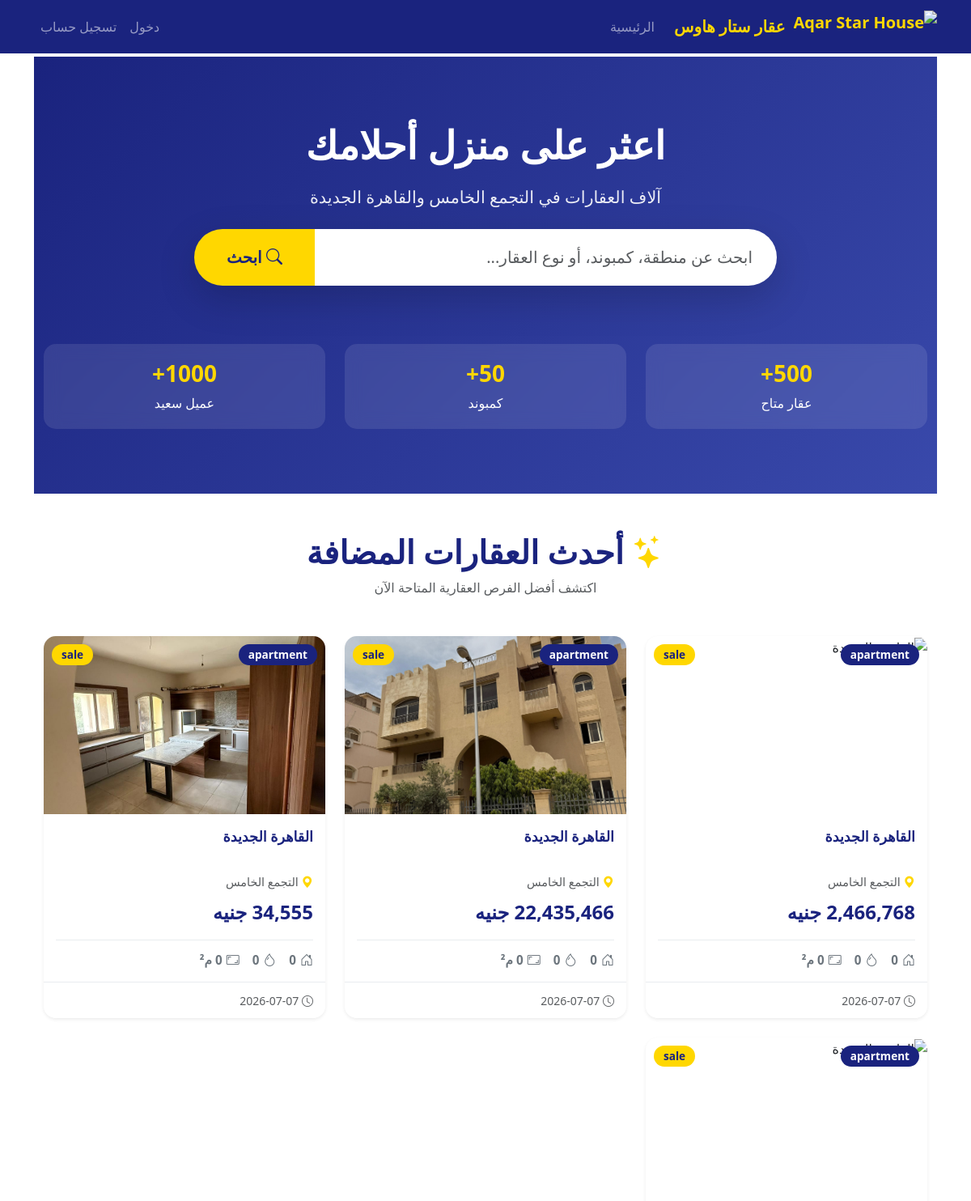
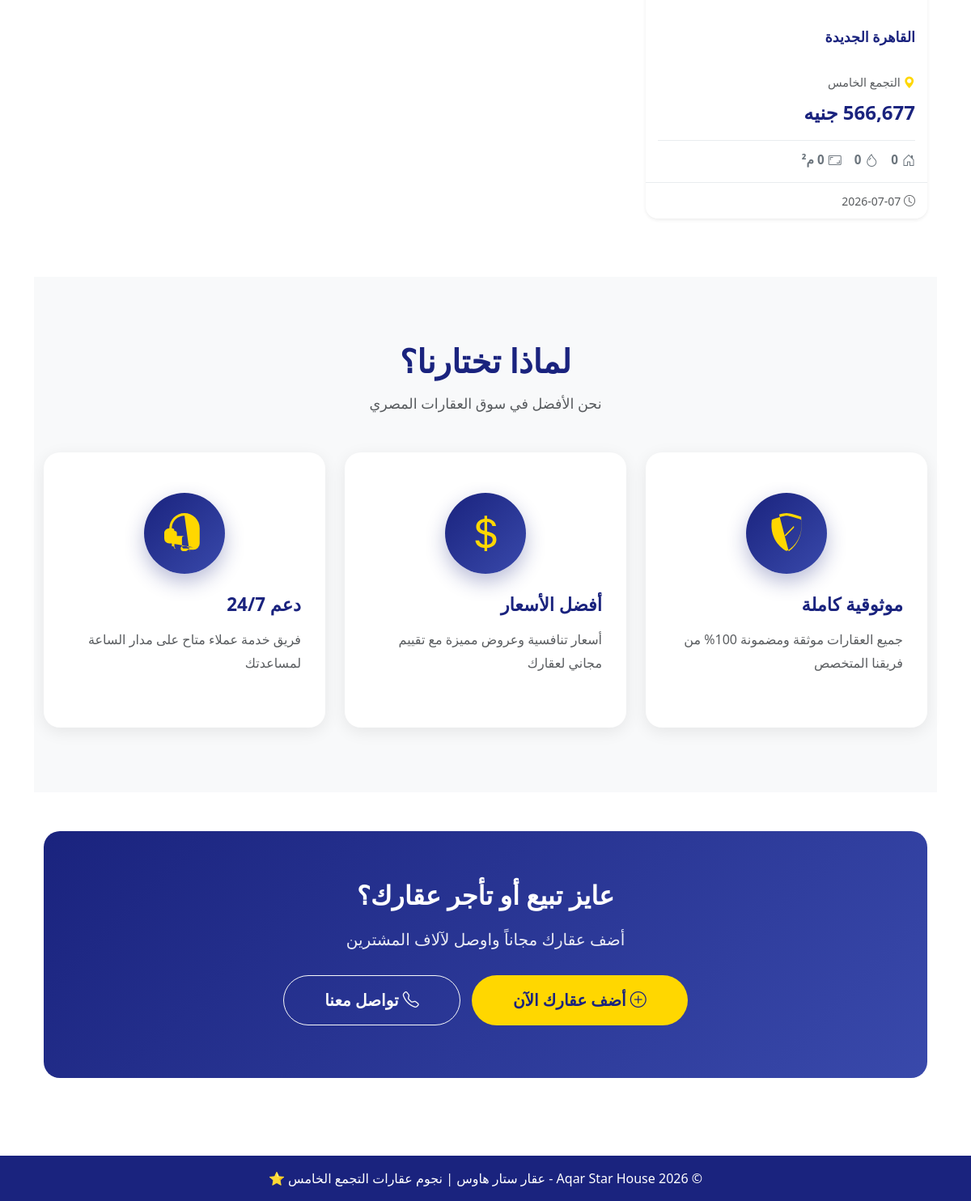
The page /home on the database its author committed (2 pictures, top to bottom).
### app/models.py (models this page shows, shortened)
class Property(db.Model):  # ← شيلت _tablename_
    id = db.Column(db.Integer, primary_key=True)
    title = db.Column(db.String(100), nullable=False)
    price = db.Column(db.Integer, nullable=False)
    description = db.Column(db.Text, nullable=False)
    location = db.Column(db.String(100), nullable=False)
    type = db.Column(db.String(20), nullable=False)
    property_type = db.Column(db.String(50), nullable=False)
    is_approved = db.Column(db.Boolean, default=False, nullable=False)
    user_id = db.Column(db.Integer, db.ForeignKey('user.id'), nullable=False)  # ← غيرت 'users.id' لـ 'user.id'
    date_posted = db.Column(db.DateTime, nullable=False, default=datetime.utcnow)
    images = db.relationship('PropertyImage', backref='property', lazy=True, cascade="all, delete-orphan")
    bedrooms = db.Column(db.Integer, default=0)
    bathrooms = db.Column(db.Integer, default=0)
    area = db.Column(db.Integer, default=0)
    finishing = db.Column(db.String(50)) # نص زي: سوبر لوكس، نص تشطيب
    phone = db.Column(db.String(20)) # رقم المعلن
    views = db.Column(db.Integer, default=0) # عدد المشاهدات
    negotiable = db.Column(db.Boolean, default=False)
    whatsapp = db.Column(db.String(20))

class PropertyImage(db.Model):  # ← شيلت _tablename_
    id = db.Column(db.Integer, primary_key=True)
    image_file = db.Column(db.String(100), nullable=False)
    property_id = db.Column(db.Integer, db.ForeignKey('property.id'), nullable=False)  # ← غيرت 'properties.id' لـ 'property.id'

### app/routes.py (the view)
@main.route('/')
@main.route('/home')
def home():
    form = SearchForm()
    page = request.args.get('page', 1, type=int)
    query = Property.query
    if request.args.get('city'):
        query = query.filter(Property.location.contains(request.args.get('city')))
    if request.args.get('type'):
        query = query.filter_by(type=request.args.get('type'))
    if request.args.get('property_type'):
        query = query.filter_by(property_type=request.args.get('property_type'))
    if request.args.get('min_price'):
        query = query.filter(Property.price >= request.args.get('min_price'))
    if request.args.get('max_price'):
        query = query.filter(Property.price <= request.args.get('max_price'))
    properties = query.filter_by(is_approved=True).paginate(page=page, per_page=9)
    return render_template('home.html', properties=properties, form=form)

### app/templates/home.html (shortened to what this page needs)
{% extends "base.html" %}
{% block content %}
<div class="hero-section" style="background: linear-gradient(135deg, #1a237e 0%, #3949ab 100%); color: white; padding: 80px 0; margin-top: -20px;">
    <div class="container text-center">
        <h1 style="font-size: 3rem; font-weight: 800; margin-bottom: 20px;">
            اعثر على منزل أحلامك
        </h1>
        <p class="lead mb-4" style="font-size: 1.3rem; opacity: 0.9;">
            آلاف العقارات في التجمع الخامس والقاهرة الجديدة
        </p>
        <div class="row justify-content-center">
            <div class="col-md-8">
                <form action="{{ url_for('main.home') }}" method="GET">
                    <div class="input-group input-group-lg shadow-lg" style="border-radius: 50px; overflow: hidden;">
                        <input type="text"
                               name="city"
                               class="form-control border-0"
                               placeholder="ابحث عن منطقة، كمبوند، أو نوع العقار..."
                               style="padding: 20px 30px;"
                               value="{{ request.args.get('city', '') }}">
                        <button class="btn"
                                type="submit"
                                style="background-color: #FFD700; color: #1a237e; font-weight: bold; padding: 0 40px; border: none;">
                            <i class="bi bi-search"></i> ابحث
                        </button>
                    </div>
                </form>
            </div>
        </div>
        <div class="row mt-5 g-4">
            <div class="col-md-4">
                <div style="background: rgba(255,255,255,0.1); padding: 20px; border-radius: 15px; backdrop-filter: blur(10px);">
                    <h3 style="font-weight: 800; color: #FFD700;">500+</h3>
                    <p class="mb-0">عقار متاح</p>
                </div>
            </div>
            <div class="col-md-4">
                <div style="background: rgba(255,255,255,0.1); padding: 20px; border-radius: 15px; backdrop-filter: blur(10px);">
                    <h3 style="font-weight: 800; color: #FFD700;">50+</h3>
                    <p class="mb-0">كمبوند</p>
                </div>
            </div>
            <div class="col-md-4">
                <div style="background: rgba(255,255,255,0.1); padding: 20px; border-radius: 15px; backdrop-filter: blur(10px);">
                    <h3 style="font-weight: 800; color: #FFD700;">1000+</h3>
                    <p class="mb-0">عميل سعيد</p>
                </div>
            </div>
        </div>
    </div>
</div>
<div class="container py-5">
    <div class="text-center mb-5">
        <h2 style="color: #1a237e; font-weight: 800; font-size: 2.5rem;">
            <i class="bi bi-stars" style="color: #FFD700;"></i>
            أحدث العقارات المضافة
        </h2>
        <p class="text-muted">اكتشف أفضل الفرص العقارية المتاحة الآن</p>
    </div>
    <div class="row">
        {% for property in properties.items %}
        <div class="col-md-4 mb-4">
            <a href="{{ url_for('main.property_detail', property_id=property.id) }}"
               class="text-decoration-none"
               style="color: inherit;">
                <div class="card h-100 shadow-sm"
                     style="border: none; border-radius: 15px; overflow: hidden; transition: all 0.3s; cursor: pointer;"
                     onmouseover="this.style.transform='translateY(-8px)'; this.style.boxShadow='0 12px 24px rgba(0,0,0,0.15)'"
                     onmouseout="this.style.transform='translateY(0)'; this.style.boxShadow='0 2px 8px rgba(0,0,0,0.1)'">
                    <div style="position: relative; height: 220px; overflow: hidden;">
                        {% if property.images %}
                        <img src="{{ url_for('static', filename='property_pics/' + property.images[0].image_file) }}"
                             class="card-img-top"
                             alt="{{ property.title }}"
                             style="height: 100%; width: 100%; object-fit: cover;">
                        {% else %}
                        <img src="{{ url_for('static', filename='img/default-property.jpg') }}"
                             class="card-img-top"
                             alt="{{ property.title }}"
                             style="height: 100%; width: 100%; object-fit: cover;">
                        {% endif %}
                        <div style="position: absolute; top: 10px; right: 10px;">
                            <span class="badge" style="background-color: #1a237e; font-size: 0.85rem; padding: 6px 12px; border-radius: 20px;">
                                {{ property.property_type }}
                            </span>
                        </div>
                        <div style="position: absolute; top: 10px; left: 10px;">
                            <span class="badge" style="background-color: #FFD700; color: #1a237e; font-size: 0.85rem; padding: 6px 12px; border-radius: 20px;">
                                {{ property.type }}
                            </span>
                        </div>
                    </div>
                    <div class="card-body" style="padding: 15px;">
                        <h5 class="card-title mb-2" style="color: #1a237e; font-weight: 700; font-size: 1.1rem; line-height: 1.4; height: 50px; overflow: hidden;">
                            {{ property.title }}
                        </h5>
                        <p class="text-muted mb-2" style="font-size: 0.9rem;">
                            <i class="bi bi-geo-alt-fill" style="color: #FFD700;"></i>
                            {{ property.location }}
                        </p>
                        <div class="mb-3">
                            <div style="color: #1a237e; font-size: 1.5rem; font-weight: 800;">
                                {{ "{:,.0f}".format(property.price) }} جنيه
                            </div>
                        </div>
                        <div class="d-flex gap-3" style="border-top: 1px solid #e9ecef; padding-top: 12px; color: #6c757d; font-size: 0.95rem;">
                            <div class="d-flex align-items-center">
                                <i class="bi bi-house-door" style="font-size: 1rem; margin-left: 5px;"></i>
                                <span style="font-weight: 600;">{{ property.bedrooms or 0 }}</span>
                            </div>
                            <div class="d-flex align-items-center">
                                <i class="bi bi-droplet" style="font-size: 1rem; margin-left: 5px;"></i>
                                <span style="font-weight: 600;">{{ property.bathrooms or 0 }}</span>
                            </div>
                            <div class="d-flex align-items-center">
                                <i class="bi bi-aspect-ratio" style="font-size: 1rem; margin-left: 5px;"></i>
                                <span style="font-weight: 600;">{{ property.area or 0 }} م²</span>
                            </div>
                        </div>
                    </div>
                    <div class="card-footer bg-white" style="border-top: 1px solid #e9ecef; padding: 10px 15px;">
                        <small class="text-muted">
                            <i class="bi bi-clock"></i>
                            {{ property.date_posted.strftime('%Y-%m-%d') }}
                        </small>
                    </div>
                </div>
            </a>
        </div>
        {% endfor %}
    </div>
</div>
<div style="background-color: #f8f9fa; padding: 80px 0;">
    <div class="container">
        <div class="text-center mb-5">
            <h2 style="color: #1a237e; font-weight: 800; font-size: 2.5rem; margin-bottom: 15px;">
                لماذا تختارنا؟
            </h2>
            <p class="text-muted" style="font-size: 1.1rem;">نحن الأفضل في سوق العقارات المصري</p>
        </div>
        <div class="row g-4">
            <div class="col-md-4">
                <a href="{{ url_for('main.about') }}" class="text-decoration-none">
                    <div class="feature-card" style="background: white; padding: 50px 30px; border-radius: 20px; box-shadow: 0 5px 20px rgba(0,0,0,0.08); transition: all 0.4s ease; cursor: pointer; height: 100%;"
                         onmouseover="this.style.transform='translateY(-15px)'; this.style.boxShadow='0 15px 40px rgba(26, 35, 126, 0.25)'; this.querySelector('svg').style.transform='scale(1.1) rotate(5deg)'"
                         onmouseout="this.style.transform='translateY(0)'; this.style.boxShadow='0 5px 20px rgba(0,0,0,0.08)'; this.querySelector('svg').style.transform='scale(1) rotate(0deg)'">
                        <div style="width: 100px; height: 100px; background: linear-gradient(135deg, #1a237e, #3949ab); border-radius: 50%; display: flex; align-items: center; justify-content: center; margin: 0 auto 25px; box-shadow: 0 10px 25px rgba(26, 35, 126, 0.3);">
                        </div>
                        <h4 style="color: #1a237e; font-weight: 800; margin-bottom: 15px; font-size: 1.4rem;">موثوقية كاملة</h4>
                        <p class="text-muted" style="font-size: 1rem; line-height: 1.8;">جميع العقارات موثقة ومضمونة 100% من فريقنا المتخصص</p>
                    </div>
                </a>
            </div>
            <div class="col-md-4">
                <a href="{{ url_for('main.prices') }}" class="text-decoration-none">
                    <div class="feature-card" style="background: white; padding: 50px 30px; border-radius: 20px; box-shadow: 0 5px 20px rgba(0,0,0,0.08); transition: all 0.4s ease; cursor: pointer; height: 100%;"
                         onmouseover="this.style.transform='translateY(-15px)'; this.style.boxShadow='0 15px 40px rgba(26, 35, 126, 0.25)'; this.querySelector('svg').style.transform='scale(1.1) rotate(5deg)'"
                         onmouseout="this.style.transform='translateY(0)'; this.style.boxShadow='0 5px 20px rgba(0,0,0,0.08)'; this.querySelector('svg').style.transform='scale(1) rotate(0deg)'">
                        <div style="width: 100px; height: 100px; background: linear-gradient(135deg, #1a237e, #3949ab); border-radius: 50%; display: flex; align-items: center; justify-content: center; margin: 0 auto 25px; box-shadow: 0 10px 25px rgba(26, 35, 126, 0.3);">
                        </div>
                        <h4 style="color: #1a237e; font-weight: 800; margin-bottom: 15px; font-size: 1.4rem;">أفضل الأسعار</h4>
                        <p class="text-muted" style="font-size: 1rem; line-height: 1.8;">أسعار تنافسية وعروض مميزة مع تقييم مجاني لعقارك</p>
                    </div>
                </a>
            </div>
            <div class="col-md-4">
                <a href="{{ url_for('main.contact') }}" class="text-decoration-none">
                    <div class="feature-card" style="background: white; padding: 50px 30px; border-radius: 20px; box-shadow: 0 5px 20px rgba(0,0,0,0.08); transition: all 0.4s ease; cursor: pointer; height: 100%;"
                         onmouseover="this.style.transform='translateY(-15px)'; this.style.boxShadow='0 15px 40px rgba(26, 35, 126, 0.25)'; this.querySelector('svg').style.transform='scale(1.1) rotate(5deg)'"
                         onmouseout="this.style.transform='translateY(0)'; this.style.boxShadow='0 5px 20px rgba(0,0,0,0.08)'; this.querySelector('svg').style.transform='scale(1) rotate(0deg)'">
                        <div style="width: 100px; height: 100px; background: linear-gradient(135deg, #1a237e, #3949ab); border-radius: 50%; display: flex; align-items: center; justify-content: center; margin: 0 auto 25px; box-shadow: 0 10px 25px rgba(26, 35, 126, 0.3);">
                        </div>
                        <h4 style="color: #1a237e; font-weight: 800; margin-bottom: 15px; font-size: 1.4rem;">دعم 24/7</h4>
                        <p class="text-muted" style="font-size: 1rem; line-height: 1.8;">فريق خدمة عملاء متاح على مدار الساعة لمساعدتك</p>
                    </div>
                </a>
            </div>
        </div>
    </div>
</div>
<div class="container py-5">
    <div class="card text-center" style="border: none; border-radius: 20px; background: linear-gradient(135deg, #1a237e, #3949ab); color: white; padding: 60px 20px;">
        <h2 style="font-weight: 800; margin-bottom: 20px;">عايز تبيع أو تأجر عقارك؟</h2>
        <p class="lead mb-4" style="opacity: 0.9;">أضف عقارك مجاناً واوصل لآلاف المشترين</p>
        <div>
            <a href="{{ url_for('main.create_property') }}"
               class="btn btn-lg"
               style="background-color: #FFD700; color: #1a237e; font-weight: bold; padding: 15px 50px; border-radius: 50px; margin: 5px;">
                <i class="bi bi-plus-circle"></i> أضف عقارك الآن
            </a>
            <a href="{{ url_for('main.contact') }}"
               class="btn btn-lg btn-outline-light"
               style="font-weight: bold; padding: 15px 50px; border-radius: 50px; margin: 5px;">
                <i class="bi bi-telephone"></i> تواصل معنا
            </a>
        </div>
    </div>
</div>
{% endblock content %}

### rows shown on the page
Property: property_type "apartment", type "sale", title "القاهرة الجديدة", location "التجمع الخامس", price "2,466,768", bedrooms "0", bathrooms "0", area "0", date_posted "2026-07-07"
Property: image_file (picture), property_type "apartment", type "sale", title "القاهرة الجديدة", location "التجمع الخامس", bedrooms "0", bathrooms "0", area "0", date_posted "2026-07-07"
Property: image_file (picture), property_type "apartment", type "sale", title "القاهرة الجديدة", location "التجمع الخامس", bedrooms "0", bathrooms "0", area "0", date_posted "2026-07-07"
Property: property_type "apartment", type "sale", title "القاهرة الجديدة", location "التجمع الخامس", bedrooms "0", bathrooms "0", area "0", date_posted "2026-07-07"
